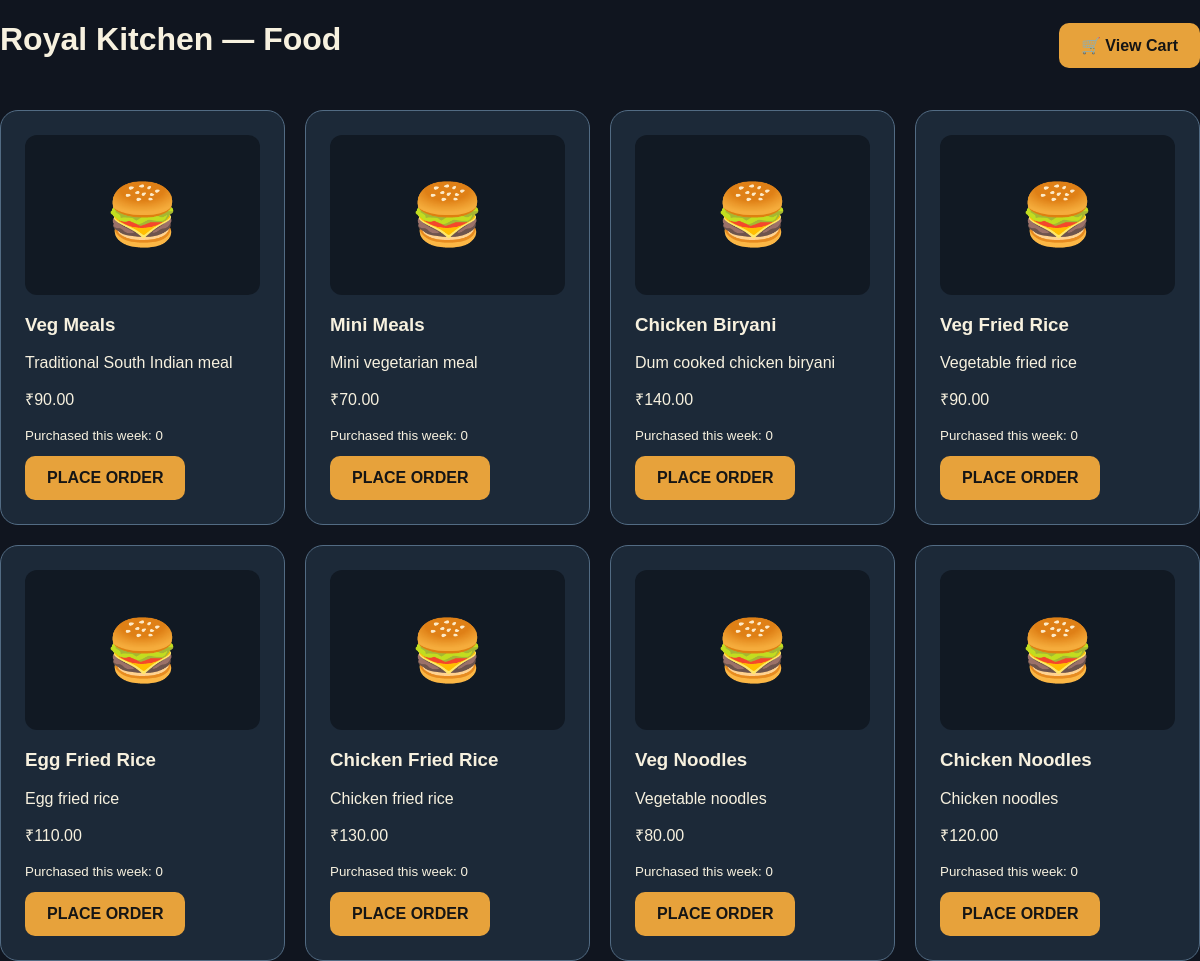
Screenshot of /vendor/royal-kitchen/FOOD/ (signed in) with the database file from the repository.
### core/models.py (models this page shows, shortened)
class Vendor(models.Model):
    name = models.CharField(max_length=100)
    slug = models.SlugField(unique=True)
    description = models.TextField()
    venue = models.CharField(max_length=200)
    minimum_price = models.DecimalField(max_digits=10, decimal_places=2)
    maximum_price = models.DecimalField(max_digits=10, decimal_places=2)
    opening_time = models.TimeField()
    closing_time = models.TimeField()
    estimated_wait = models.IntegerField(default=10)
    image = models.ImageField(upload_to="vendors/")
    is_active = models.BooleanField(default=True)
    rating = models.FloatField(default=4.5)

class Product(models.Model):
    category = models.ForeignKey(
        Category,
        on_delete=models.CASCADE,
        related_name="products",
    )
    name = models.CharField(max_length=100)
    slug = models.SlugField(unique=True)
    description = models.TextField()
    price = models.DecimalField(max_digits=10, decimal_places=2)
    image = models.ImageField(upload_to="products/")
    is_veg = models.BooleanField(default=True)
    preparation_time = models.IntegerField(default=10)
    calories = models.IntegerField(default=0)
    weekly_purchased_count = models.IntegerField(default=0)
    rating = models.FloatField(default=4.5)
    is_popular = models.BooleanField(default=False)
    is_available = models.BooleanField(default=True)

### core/views.py (the view)
# urls.py: path("vendor/<slug:vendor_slug>/<str:category_name>/", views.product_list, name="product_list"),
@login_required
def product_list(request, vendor_slug, category_name):
    vendor = get_object_or_404(Vendor, slug=vendor_slug)
    products = Product.objects.filter(category__vendor=vendor, category__name=category_name.upper(), is_available=True)
    return render(request, "products/product_list.html", {
        "vendor": vendor,
        "category_name": category_name,
        "products": products,
    })

### templates/products/product_list.html
{% extends 'base.html' %}
{% block content %}
<div class="section-heading">
    <h1>{{ vendor.name }} — {{ category_name|title }}</h1>
    <a class="btn primary" href="{% url 'cart' %}">🛒 View Cart</a>
</div>
<div class="product-grid">
    {% for product in products %}
    <div class="product-card">
        <div class="product-image">
            {% if product.image %}
                <img src="{{ product.image.url }}" alt="{{ product.name }}">
            {% else %}
                🍔
            {% endif %}
        </div>
        <h3>{{ product.name }}</h3>
        <p>{{ product.description }}</p>
        <p>₹{{ product.price }}</p>
        <small>Purchased this week: {{ product.weekly_purchased_count }}</small>
        <a class="btn primary" href="{% url 'add_to_cart' product.id %}">PLACE ORDER</a>
    </div>
    {% endfor %}
</div>
{% endblock %}

### static/css/style.css (style rules this page uses)
* { box-sizing: border-box; }
body { margin: 0; font-family: Arial, sans-serif; background: #10151f; color: #f7f1df; }
a { color: inherit; text-decoration: none; }
.btn { display: inline-block; border: 0; border-radius: 10px; padding: 13px 22px; font-weight: bold; cursor: pointer; margin-top: 12px; }
.primary { background: #e7a23b; color: #151515; }
.hub-header, .section-heading { display: flex; justify-content: space-between; gap: 20px; align-items: center; flex-wrap: wrap; }
.vendor-card, .category-card, .product-card, .stat-card, .report-card, .scanner-card { background: #1c2938; border: 1px solid #526b83; border-radius: 18px; padding: 24px; transition: transform .2s, border-color .2s; }
.product-grid { display: grid; grid-template-columns: repeat(4, 1fr); gap: 20px; margin-top: 30px; }
.product-image { height: 160px; display: grid; place-items: center; background: #111923; border-radius: 12px; font-size: 60px; overflow: hidden; }

### rows the page displays
Vendor: name "Royal Kitchen"
Product: name "Veg Meals", description "Traditional South Indian meal", price "90.00", weekly_purchased_count "0"
Product: name "Mini Meals", description "Mini vegetarian meal", price "70.00", weekly_purchased_count "0"
Product: name "Chicken Biryani", description "Dum cooked chicken biryani", price "140.00", weekly_purchased_count "0"
Product: name "Veg Fried Rice", description "Vegetable fried rice", price "90.00", weekly_purchased_count "0"
Product: name "Egg Fried Rice", description "Egg fried rice", price "110.00", weekly_purchased_count "0"
Product: name "Chicken Fried Rice", description "Chicken fried rice", price "130.00", weekly_purchased_count "0"
Product: name "Veg Noodles", description "Vegetable noodles", price "80.00", weekly_purchased_count "0"
Product: name "Chicken Noodles", description "Chicken noodles", price "120.00", weekly_purchased_count "0"

### other values shown
{{ category_name|title }} "Food"
